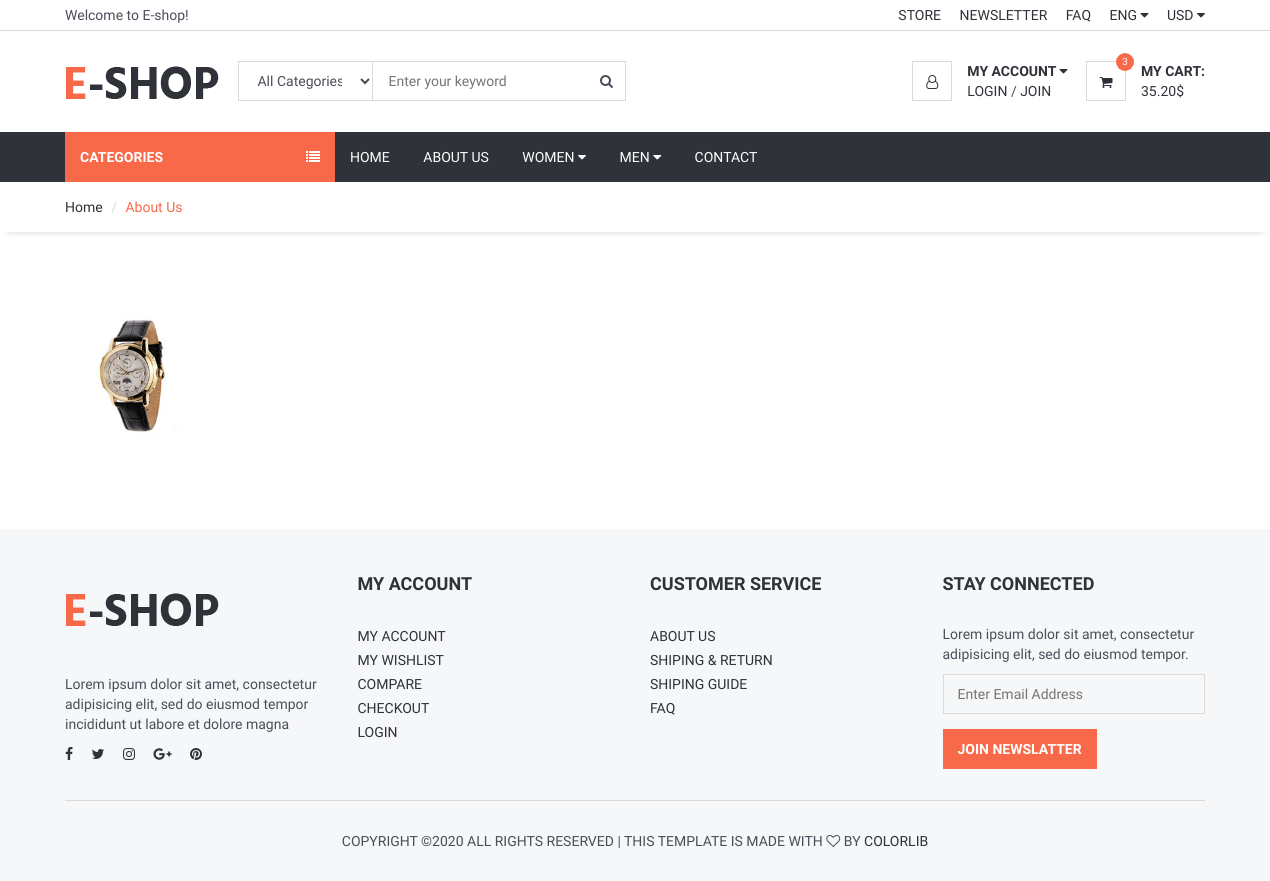
Page /about/ on the earlier database version.
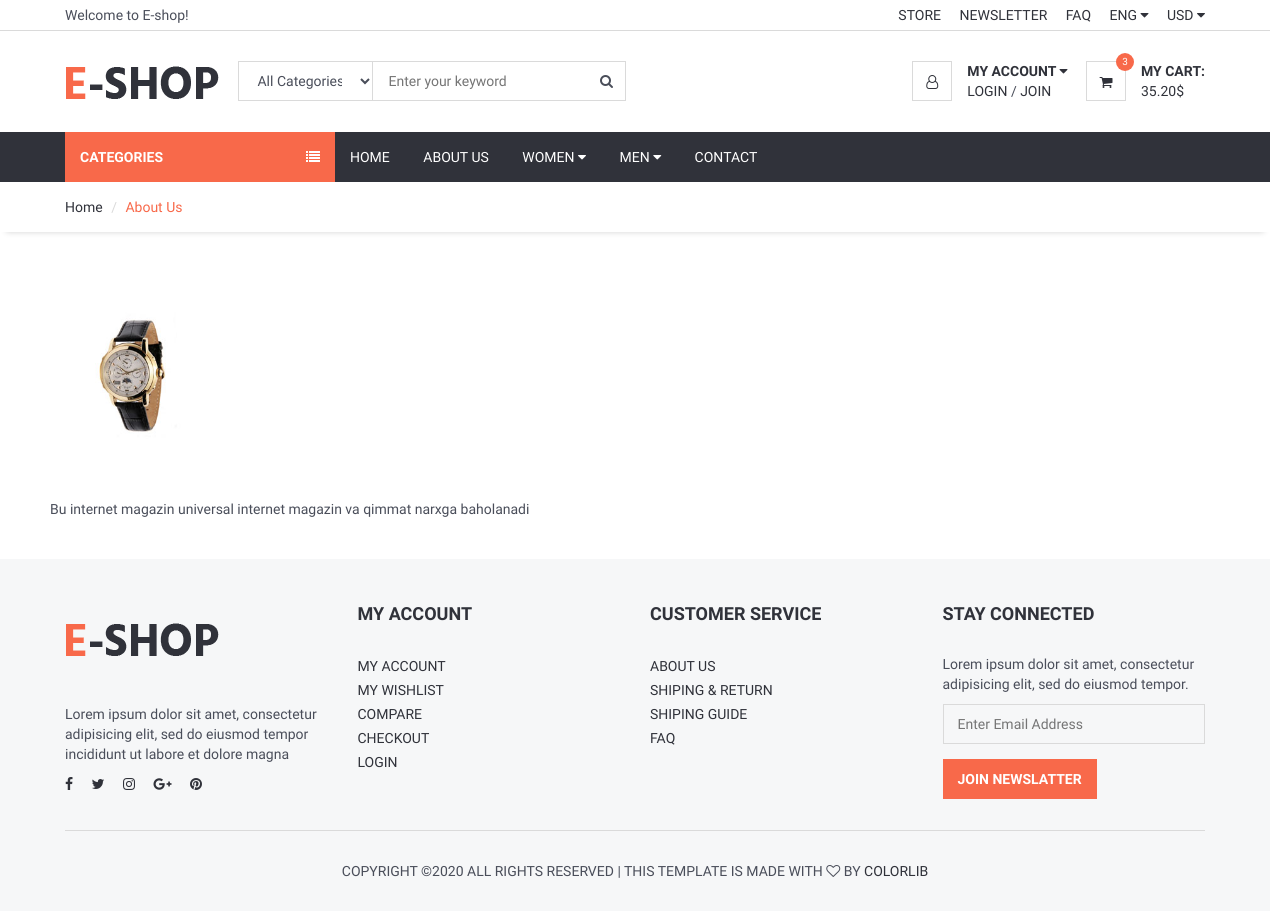
Same page on the later database version.
### home/models.py (models this page shows, shortened)
class Setting(models.Model):
    STATUS = (
        ('True', 'Mavjud'),
        ('False', 'Mavjud emas'),
    )
    title = models.CharField(max_length=222)
    keywords = models.CharField(max_length=222)
    description = models.CharField(max_length=255)
    company = models.CharField(max_length=222)
    address = models.CharField(max_length=222, blank=True)
    phone = models.CharField(max_length=222, blank=True)
    fax = models.CharField(max_length=222, blank=True)
    email = models.CharField(max_length=222, blank=True)
    smtserver = models.CharField(max_length=222, blank=True)
    smtemail = models.CharField(max_length=222, blank=True)
    smtpassword = models.CharField(max_length=222, blank=True)
    smtport = models.CharField(max_length=222, blank=True)
    icon = models.ImageField(upload_to='images/', blank=True)
    facebook = models.CharField(max_length=222, blank=True)
    instagram = models.CharField(max_length=222, blank=True)
    twitter = models.CharField(max_length=222, blank=True)
    youtube = models.CharField(max_length=222, blank=True)
    telegram = models.CharField(max_length=222, blank=True)
    aboutus = RichTextUploadingField()
    contact = RichTextUploadingField()
    references = RichTextUploadingField()
    status = models.CharField(max_length=155, choices=STATUS)
    create_at = models.DateTimeField(auto_now_add=True)
    update_at = models.DateTimeField(auto_now=True)

### home/views.py (the view)
# urls.py: path('about/', views.aboutus, name='aboutus'),
def aboutus(request):
    setting = Setting.objects.get(pk=1)
    context = {'setting':setting,}
    return render(request, 'about.html', context)

### home/templates/about.html (shortened to what this page needs)
{% extends 'homebase.html' %}
{% load static %}
{% block sidebar %}{% include 'sidebar.html' %} {% endblock %}
{% block body %}
    <div id="breadcrumb">
        <div class="container">
            <ul class="breadcrumb">
                <li><a href="/">Home</a></li>
                <li class="active">About Us</li>
            </ul>
        </div>
    </div>
    <div class="section">
        <div class="container">
            <div class="row">
                {{ setting.aboutus|safe }}
            </div>
        </div>
    </div>
{% endblock %}
{% block footer %} {% include 'footer.html' %}{% endblock %}

### home/templates/homebase.html (shortened to what this page needs)
<!DOCTYPE html>
<html lang="en">
<head>
    {% load static %}
	<link type="text/css" rel="stylesheet" href="{% static 'css/bootstrap.min.css' %}" />
	<link type="text/css" rel="stylesheet" href="{% static 'css/slick.css' %}" />
	<link type="text/css" rel="stylesheet" href="{% static 'css/slick-theme.css'%}" />
	<link type="text/css" rel="stylesheet" href="{% static 'css/nouislider.min.css' %}" />
	<link rel="stylesheet" href="{% static 'css/font-awesome.min.css'%}">
	<link type="text/css" rel="stylesheet" href="{% static 'css/style.css'%}" />
</head>
<body>
    {% include 'header.html' %}
    {% block sidebar %} {% endblock %}
    {% block body %} {% endblock %}
    {% block footer %} {% endblock %}
</body>
</html>

### home/templates/header.html (shortened to what this page needs)
{% load static %}
	<header>
		<div id="top-header">
			<div class="container">
				<div class="pull-left">
					<span>Welcome to E-shop!</span>
				</div>
				<div class="pull-right">
					<ul class="header-top-links">
						<li><a href="#">Store</a></li>
						<li><a href="#">Newsletter</a></li>
						<li><a href="#">FAQ</a></li>
						<li class="dropdown default-dropdown">
							<a class="dropdown-toggle" data-toggle="dropdown" aria-expanded="true">ENG <i class="fa fa-caret-down"></i></a>
						</li>
						<li class="dropdown default-dropdown">
							<a class="dropdown-toggle" data-toggle="dropdown" aria-expanded="true">USD <i class="fa fa-caret-down"></i></a>
						</li>
					</ul>
				</div>
			</div>
		</div>
		<div id="header">
			<div class="container">
				<div class="pull-left">
					<div class="header-logo">
						<a class="logo" href="#">
							<img src="./img/logo.png" alt="">
						</a>
					</div>
					<div class="header-search">
						<form>
							<input class="input search-input" type="text" placeholder="Enter your keyword">
							<select class="input search-categories">
								<option value="0">All Categories</option>
							</select>
							<button class="search-btn"><i class="fa fa-search"></i></button>
						</form>
					</div>
				</div>
				<div class="pull-right">
					<ul class="header-btns">
						<li class="header-account dropdown default-dropdown">
							<div class="dropdown-toggle" role="button" data-toggle="dropdown" aria-expanded="true">
								<div class="header-btns-icon">
									<i class="fa fa-user-o"></i>
								</div>
								<strong class="text-uppercase">My Account <i class="fa fa-caret-down"></i></strong>
							</div>
							<a href="#" class="text-uppercase">Login</a> / <a href="#" class="text-uppercase">Join</a>
						</li>
						<li class="header-cart dropdown default-dropdown">
							<a class="dropdown-toggle" data-toggle="dropdown" aria-expanded="true">
								<div class="header-btns-icon">
									<i class="fa fa-shopping-cart"></i>
									<span class="qty">3</span>
								</div>
								<strong class="text-uppercase">My Cart:</strong>
								<br>
								<span>35.20$</span>
							</a>
						</li>
					</ul>
				</div>
			</div>
		</div>
	</header>

### home/templates/sidebar.html (shortened to what this page needs)
{% load static %}
	<div id="navigation">
		<div class="container">
			<div id="responsive-nav">
                {% if page %}
				<div class="category-nav">
				{% else %}
                    <div class="category-nav show-on-click">
                {% endif %}
                    <span class="category-header">Categories <i class="fa fa-list"></i></span>
				</div>
				<div class="menu-nav">
					<ul class="menu-list">
						<li><a href="/">Home</a></li>
						<li><a href="about.html">About Us</a></li>
						<li class="dropdown mega-dropdown"><a class="dropdown-toggle" data-toggle="dropdown" aria-expanded="true">Women <i class="fa fa-caret-down"></i></a>
						</li>
						<li class="dropdown mega-dropdown full-width"><a class="dropdown-toggle" data-toggle="dropdown" aria-expanded="true">Men <i class="fa fa-caret-down"></i></a>
						</li>
						<li><a href="/contact">Contact</a></li>
					</ul>
				</div>
			</div>
		</div>
	</div>

### home/templates/footer.html (shortened to what this page needs)
{% load static %}
	<footer id="footer" class="section section-grey">
		<div class="container">
			<div class="row">
				<div class="col-md-3 col-sm-6 col-xs-6">
					<div class="footer">
						<div class="footer-logo">
							<a class="logo" href="#">
		            <img src="./img/logo.png" alt="">
		          </a>
						</div>
						<p>Lorem ipsum dolor sit amet, consectetur adipisicing elit, sed do eiusmod tempor incididunt ut labore et dolore magna</p>
						<ul class="footer-social">
							<li><a href="#"><i class="fa fa-facebook"></i></a></li>
							<li><a href="#"><i class="fa fa-twitter"></i></a></li>
							<li><a href="#"><i class="fa fa-instagram"></i></a></li>
							<li><a href="#"><i class="fa fa-google-plus"></i></a></li>
							<li><a href="#"><i class="fa fa-pinterest"></i></a></li>
						</ul>
					</div>
				</div>
				<div class="col-md-3 col-sm-6 col-xs-6">
					<div class="footer">
						<h3 class="footer-header">My Account</h3>
						<ul class="list-links">
							<li><a href="#">My Account</a></li>
							<li><a href="#">My Wishlist</a></li>
							<li><a href="#">Compare</a></li>
							<li><a href="#">Checkout</a></li>
							<li><a href="#">Login</a></li>
						</ul>
					</div>
				</div>
				<div class="col-md-3 col-sm-6 col-xs-6">
					<div class="footer">
						<h3 class="footer-header">Customer Service</h3>
						<ul class="list-links">
							<li><a href="#">About Us</a></li>
							<li><a href="#">Shiping & Return</a></li>
							<li><a href="#">Shiping Guide</a></li>
							<li><a href="#">FAQ</a></li>
						</ul>
					</div>
				</div>
				<div class="col-md-3 col-sm-6 col-xs-6">
					<div class="footer">
						<h3 class="footer-header">Stay Connected</h3>
						<p>Lorem ipsum dolor sit amet, consectetur adipisicing elit, sed do eiusmod tempor.</p>
						<form>
							<div class="form-group">
								<input class="input" placeholder="Enter Email Address">
							</div>
							<button class="primary-btn">Join Newslatter</button>
						</form>
					</div>
				</div>
			</div>
			<hr>
			<div class="row">
				<div class="col-md-8 col-md-offset-2 text-center">
					<div class="footer-copyright">
						Copyright &copy;<script>document.write(new Date().getFullYear());</script> All rights reserved | This template is made with <i class="fa fa-heart-o" aria-hidden="true"></i> by <a href="https://colorlib.com" target="_blank">Colorlib</a>
					</div>
				</div>
			</div>
		</div>
	</footer>

### home/static/css/style.css (style rules this page uses)
body { font-family: 'Hind', sans-serif; color: #4A4E5A; overflow-x: hidden; }
h1, h2, h3, h4, h5, h6 { color: #30323A; margin: 0 0 10px; font-weight: 700; }
a { color: #30323A; -webkit-transition: 0.3s color; transition: 0.3s color; }
strong { color: #30323A; }
ul, ol { margin: 0; padding: 0; list-style: none }
hr { margin-top: 15px; margin-bottom: 15px; border-color: #DADADA; }
.main-btn, .primary-btn { display: inline-block; padding: 10px 15px; text-transform: uppercase; font-weight: 700; border: none; -webkit-transition: 0.3s all; transition: 0.3s all; }
.primary-btn { color: #FFF; background-color: #F8694A; }
.input { width: 100%; height: 40px; padding: 0px 15px; border: none; background-color: transparent; -webkit-box-shadow: 0px 0px 0px 1px #DADADA inset, 0px 0px 0px 5px transparent; box-shadow: 0px 0px 0px 1px #DADADA inset, 0px 0px 0px 5px transparent; -webkit-transition: 0.3s all; transition: 0.3s all; }
.section { padding-top: 30px; padding-bottom: 30px; }
.section-grey { background: #F6F7F8; }
#breadcrumb { -webkit-box-shadow: 0px 6px 6px -6px rgba(0, 0, 0, 0.175); box-shadow: 0px 6px 6px -6px rgba(0, 0, 0, 0.175); }
.breadcrumb { background-color: transparent; border: none; border-radius: 0px; padding: 15px 0px; margin: 0; }
.breadcrumb>.active { color: #F8694A; }
.breadcrumb>li+li:before { color: #DADADA; }
#header { padding-top: 15px; padding-bottom: 15px; }
#top-header { padding-top: 5px; padding-bottom: 5px; border-bottom: 1px solid #DADADA; }
.header-top-links>li { display: inline-block; }
.header-top-links>li+li { margin-left: 15px; }
.header-top-links>li>a { cursor: pointer; text-transform: uppercase; }
.header-logo { display: inline-block; margin-right: 15px; }
.header-logo .logo>img { width: 100%; max-height: 70px; }
.header-search { display: inline-block; padding: 15px 0px; max-width: 400px; }
.header-search>form { position: relative; }
.header-search>form .search-input { padding-left: 150px; padding-right: 45px; }
.header-search>form .search-categories { position: absolute; left: 0px; top: 0px; width: 135px; }
.header-search>form .search-btn { position: absolute; top: 0px; right: 0px; width: 40px; height: 40px; background-color: transparent; border: none; }
.header-btns>li { display: inline-block; vertical-align: top; padding: 15px 0px; }
.header-btns>li+li { margin-left: 15px; }
.header-btns>li .header-btns-icon { position: relative; float: left; margin-right: 15px; width: 40px; height: 40px; line-height: 40px; text-align: center; color: #30323A; background-color: #FFF; border: 1px solid #DADADA; }
.header-btns .dropdown-toggle { display: block; cursor: pointer; }
.header-cart .header-btns-icon .qty { position: absolute; right: -9px; top: -9px; width: 18px; height: 18px; line-height: 18px; text-align: center; font-size: 10px; background: #F8694A; color: #FFF; border-radius: 50%; }
#navigation { background-color: #30323A; }
#navigation .container { position: relative; }
.category-nav { float: left; width: 270px; }
.category-nav .category-header { padding: 15px; display: block; text-transform: uppercase; background: #F8694A; color: #FFF; font-weight: 700; }
.category-nav .category-header>i { float: right; line-height: 20px; }
.menu-nav .menu-list>li { display: inline-block; }
.menu-nav .menu-list>li>a { display: block; padding: 15px; color: #FFF; text-transform: uppercase; }
.dropdown.mega-dropdown.full-width { position: static !important; }
.footer { margin: 15px 0px; }
.footer .footer-header { font-size: 18px; text-transform: uppercase; margin-bottom: 30px; }
.footer-logo { margin-bottom: 30px; }
.footer-logo .logo { display: inline-block; }
.footer-logo .logo>img { width: 100%; max-height: 70px; }
.footer-social>li { display: inline-block; margin-right: 15px; margin-bottom: 6px; }
.footer-social>li:last-child { margin-right: 0px; }
.footer-copyright { margin-top: 15px; text-transform: uppercase; font-size: 14px; }

Differences in the rows shown:
changed Setting: aboutus (not shown) → "Bu internet magazin universal internet magazin va qimmat narxga baholanadi"
